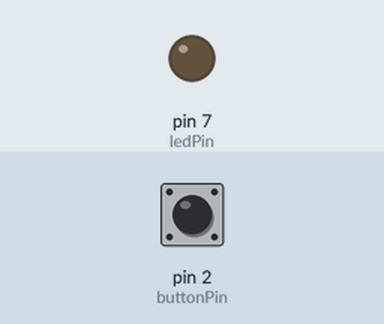
A sketch run on a simulated Arduino Uno, built with avr-gcc and run on an emulated ATmega328P. Parts: output pins drawn as LEDs (lit = HIGH). The test bench sets the inputs (shaded band); at power-on: pin 2 (buttonPin) LOW. What the sketch prints to the serial monitor is not drawn.

Above: at 1.2 s.
1.3 s: pin 2 (buttonPin) pulsed HIGH 2 times (0.12 s each, 0.3 s apart)
At 2.1 s:
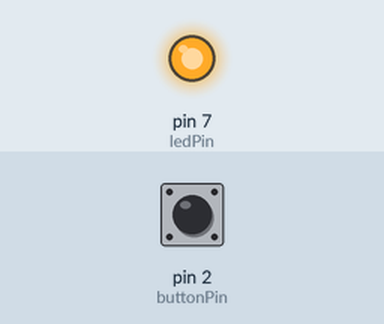
Timing chart, 0 to 4.3 s (numbered marks = the images above; inputs shaded):
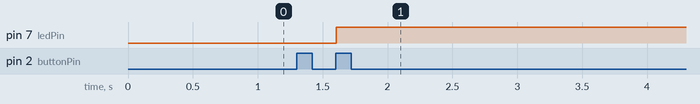

The sketch:

sketch_jun4a_copy_20250604204029_copy_20250606005037.ino
```cpp
const int ledPin = 7;
const int buttonPin = 2;

int brightnessLevels[] = {0, 80, 230, 370};  // PWM values for Off, Low, Med, High
int currentLevel = 0;
int lastButtonState = LOW;
bool buttonPressed = false;

void setup() {
  pinMode(ledPin, OUTPUT);
  pinMode(buttonPin, INPUT);
  Serial.begin(9600);
}

void loop() {

  int buttonState = digitalRead(buttonPin);
  Serial.println(buttonState);
  // Detect a press (LOW to HIGH transition)
  if (buttonState == HIGH && lastButtonState == LOW && !buttonPressed) {
    buttonPressed = true;
    currentLevel = (currentLevel + 1) % 4;  // Cycle through 0-1-2-3-0
    analogWrite(ledPin, brightnessLevels[currentLevel]);
    delay(100);  // debounce delay
  }

  // Wait until button is released to allow next press
  if (buttonState == LOW) {
    buttonPressed = false;
  }

  lastButtonState = buttonState;
}
```

Measured:
- after the input at 1.3 s, pin 7 (ledPin): LOW → HIGH after 0.30 s
